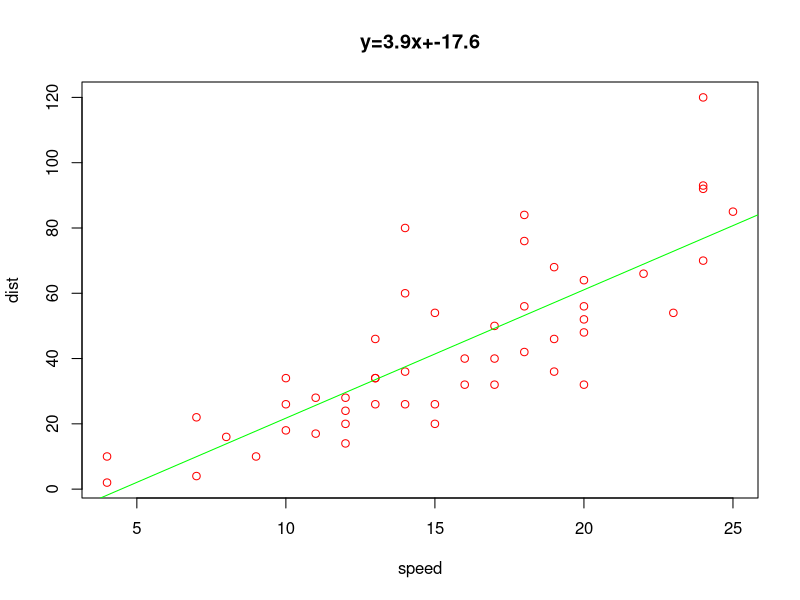

The R script that drew this image:
rm(list = ls())
require(stats)
reg <- lm(cars$dist ~ cars$speed)
coeff = coefficients(reg)
#Equationdeladroitederegression:
eq = paste0("y=", round(coeff[2], 1), "x+", round(coeff[1], 1))
#Graphes
plot(cars, main = eq, col = "red")
abline(reg, col = "green")